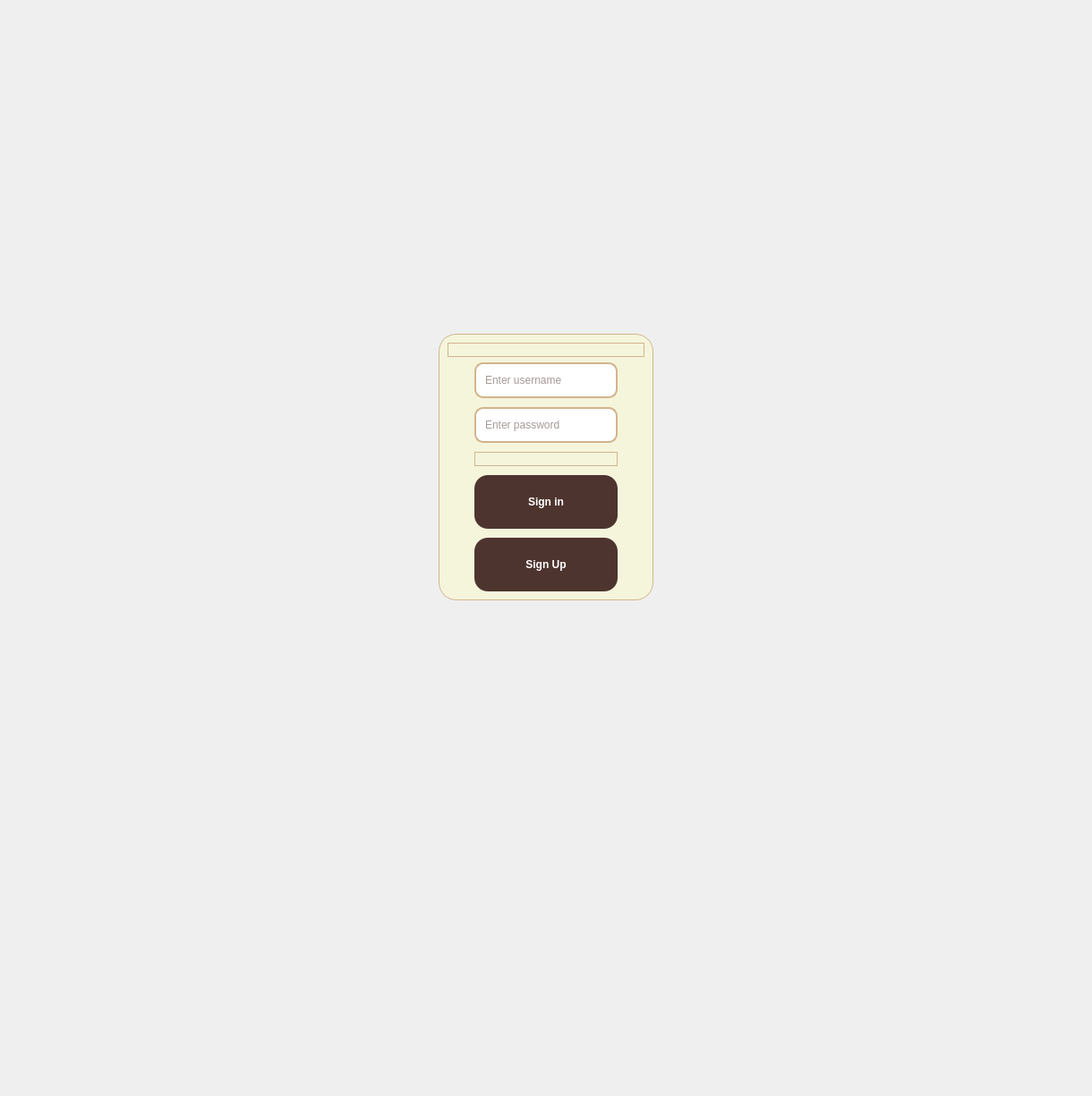
<?xml version="1.0" encoding="UTF-8"?>
<ui version="4.0">
 <class>MainWindow</class>
 <widget class="QMainWindow" name="MainWindow">
  <property name="geometry">
   <rect>
    <x>0</x>
    <y>0</y>
    <width>1220</width>
    <height>1225</height>
   </rect>
  </property>
  <property name="windowTitle">
   <string>Login - Coffee App</string>
  </property>
  <property name="styleSheet">
   <string notr="true">QPushButton {
    background-color: #6F4E37; /* Màu cà phê */
    color: white;
    border-radius: 5px;
    font-weight: bold;
    padding: 10px;
}
QPushButton:hover {
    background-color: #5D4037; /* Đậm hơn khi di chuột */
}</string>
  </property>
  <widget class="QWidget" name="centralwidget">
   <layout class="QGridLayout" name="gridLayout_2">
    <item row="2" column="0">
     <spacer name="horizontalSpacer">
      <property name="orientation">
       <enum>Qt::Horizontal</enum>
      </property>
      <property name="sizeHint" stdset="0">
       <size>
        <width>40</width>
        <height>20</height>
       </size>
      </property>
     </spacer>
    </item>
    <item row="2" column="1">
     <spacer name="horizontalSpacer_3">
      <property name="orientation">
       <enum>Qt::Horizontal</enum>
      </property>
      <property name="sizeHint" stdset="0">
       <size>
        <width>40</width>
        <height>20</height>
       </size>
      </property>
     </spacer>
    </item>
    <item row="3" column="2">
     <spacer name="verticalSpacer_2">
      <property name="orientation">
       <enum>Qt::Vertical</enum>
      </property>
      <property name="sizeHint" stdset="0">
       <size>
        <width>20</width>
        <height>40</height>
       </size>
      </property>
     </spacer>
    </item>
    <item row="4" column="2">
     <spacer name="verticalSpacer_5">
      <property name="orientation">
       <enum>Qt::Vertical</enum>
      </property>
      <property name="sizeHint" stdset="0">
       <size>
        <width>20</width>
        <height>40</height>
       </size>
      </property>
     </spacer>
    </item>
    <item row="0" column="2">
     <spacer name="verticalSpacer">
      <property name="orientation">
       <enum>Qt::Vertical</enum>
      </property>
      <property name="sizeHint" stdset="0">
       <size>
        <width>20</width>
        <height>40</height>
       </size>
      </property>
     </spacer>
    </item>
    <item row="5" column="2">
     <spacer name="verticalSpacer_3">
      <property name="orientation">
       <enum>Qt::Vertical</enum>
      </property>
      <property name="sizeHint" stdset="0">
       <size>
        <width>20</width>
        <height>40</height>
       </size>
      </property>
     </spacer>
    </item>
    <item row="2" column="4">
     <spacer name="horizontalSpacer_2">
      <property name="orientation">
       <enum>Qt::Horizontal</enum>
      </property>
      <property name="sizeHint" stdset="0">
       <size>
        <width>40</width>
        <height>20</height>
       </size>
      </property>
     </spacer>
    </item>
    <item row="0" column="1">
     <spacer name="verticalSpacer_4">
      <property name="orientation">
       <enum>Qt::Vertical</enum>
      </property>
      <property name="sizeHint" stdset="0">
       <size>
        <width>20</width>
        <height>40</height>
       </size>
      </property>
     </spacer>
    </item>
    <item row="2" column="3">
     <spacer name="horizontalSpacer_4">
      <property name="orientation">
       <enum>Qt::Horizontal</enum>
      </property>
      <property name="sizeHint" stdset="0">
       <size>
        <width>40</width>
        <height>20</height>
       </size>
      </property>
     </spacer>
    </item>
    <item row="2" column="2">
     <widget class="QFrame" name="frame">
      <property name="styleSheet">
       <string notr="true">QFrame {
    background-color: #F5F5DC; /* Màu kem */
    border-radius: 20px;
    border: 1px solid #D2B48C;
}</string>
      </property>
      <property name="frameShape">
       <enum>QFrame::StyledPanel</enum>
      </property>
      <property name="frameShadow">
       <enum>QFrame::Raised</enum>
      </property>
      <layout class="QVBoxLayout" name="verticalLayout">
       <item>
        <widget class="QLabel" name="label">
         <property name="text">
          <string/>
         </property>
         <property name="pixmap">
          <pixmap>D:/16edaf03-df12-4f77-90d0-a4496ceb8155.jpg</pixmap>
         </property>
         <property name="scaledContents">
          <bool>true</bool>
         </property>
        </widget>
       </item>
       <item>
        <layout class="QGridLayout" name="gridLayout">
         <property name="leftMargin">
          <number>30</number>
         </property>
         <property name="rightMargin">
          <number>30</number>
         </property>
         <property name="spacing">
          <number>10</number>
         </property>
         <item row="5" column="0">
          <widget class="QPushButton" name="b2">
           <property name="minimumSize">
            <size>
             <width>10</width>
             <height>60</height>
            </size>
           </property>
           <property name="styleSheet">
            <string notr="true">QPushButton {
    background-color: #4E342E;
    color: white;
    border-radius: 15px;
    font-weight: bold;
    font-family: &quot;Segoe UI&quot;, sans-serif;
    min-height: 40px;
}
QPushButton:hover {
    background-color: #6F4E37;
}
QPushButton:pressed {
    background-color: #3E2723;
}</string>
           </property>
           <property name="text">
            <string>Sign Up</string>
           </property>
          </widget>
         </item>
         <item row="2" column="0">
          <widget class="QLineEdit" name="password">
           <property name="minimumSize">
            <size>
             <width>0</width>
             <height>40</height>
            </size>
           </property>
           <property name="styleSheet">
            <string notr="true">QLineEdit {
    border: 2px solid #D2B48C;
    border-radius: 10px;
    padding: 8px;
    background-color: #FFFFFF;
    color: #4E342E;
}
QLineEdit:focus {
    border: 2px solid #6F4E37; /* Đổi màu viền khi click vào */
}</string>
           </property>
           <property name="echoMode">
            <enum>QLineEdit::Password</enum>
           </property>
           <property name="placeholderText">
            <string>Enter password</string>
           </property>
          </widget>
         </item>
         <item row="4" column="0">
          <widget class="QPushButton" name="b1">
           <property name="minimumSize">
            <size>
             <width>0</width>
             <height>60</height>
            </size>
           </property>
           <property name="styleSheet">
            <string notr="true">QPushButton {
    background-color: #4E342E;
    color: white;
    border-radius: 15px;
    font-weight: bold;
    font-family: &quot;Segoe UI&quot;, sans-serif;
    min-height: 40px;
}
QPushButton:hover {
    background-color: #6F4E37;
}
QPushButton:pressed {
    background-color: #3E2723;
}</string>
           </property>
           <property name="text">
            <string>Sign in</string>
           </property>
          </widget>
         </item>
         <item row="0" column="0">
          <widget class="QLineEdit" name="name">
           <property name="minimumSize">
            <size>
             <width>0</width>
             <height>40</height>
            </size>
           </property>
           <property name="styleSheet">
            <string notr="true">QLineEdit {
    border: 2px solid #D2B48C;
    border-radius: 10px;
    padding: 8px;
    background-color: #FFFFFF;
    color: #4E342E;
}
QLineEdit:focus {
    border: 2px solid #6F4E37; /* Đổi màu viền khi click vào */
}</string>
           </property>
           <property name="placeholderText">
            <string>Enter username</string>
           </property>
          </widget>
         </item>
         <item row="3" column="0">
          <widget class="QLabel" name="error">
           <property name="text">
            <string/>
           </property>
          </widget>
         </item>
        </layout>
       </item>
      </layout>
     </widget>
    </item>
    <item row="1" column="1">
     <spacer name="verticalSpacer_6">
      <property name="orientation">
       <enum>Qt::Vertical</enum>
      </property>
      <property name="sizeHint" stdset="0">
       <size>
        <width>20</width>
        <height>40</height>
       </size>
      </property>
     </spacer>
    </item>
   </layout>
  </widget>
 </widget>
 <resources/>
 <connections/>
</ui>
